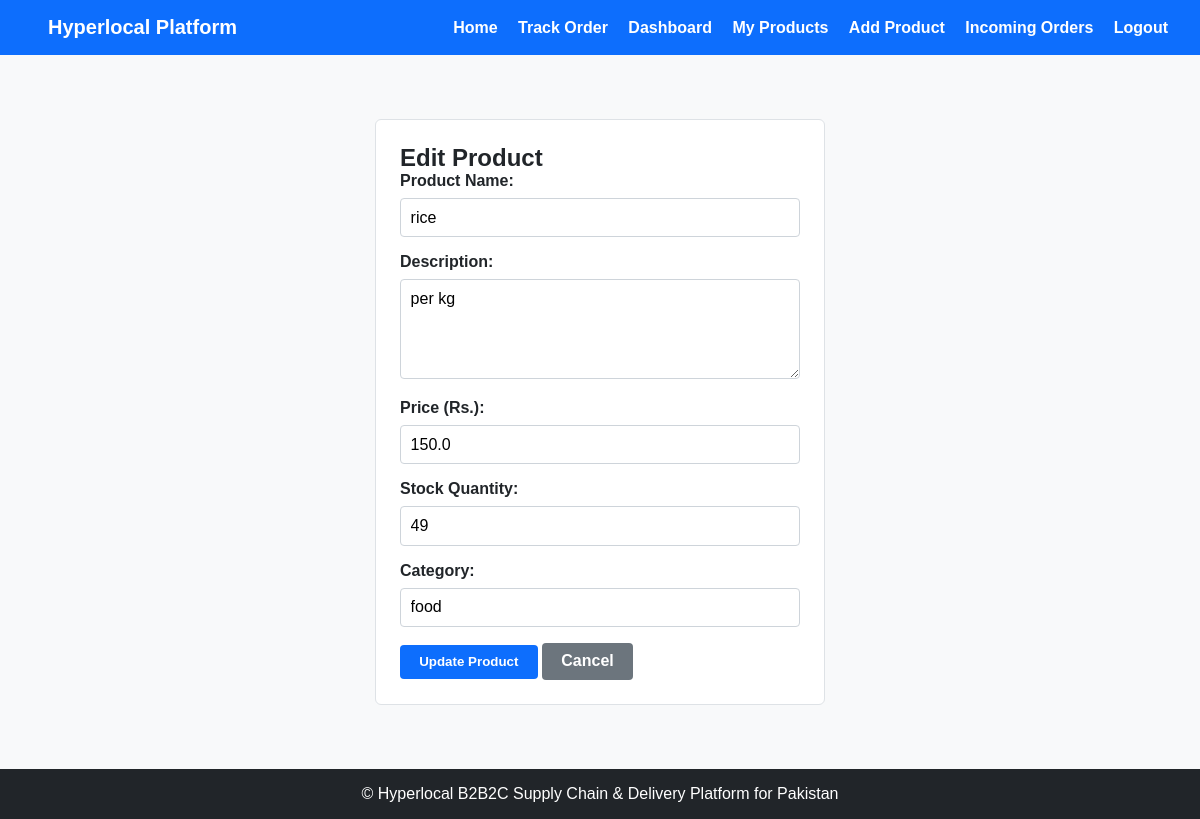
Page /wholesaler/edit-product/3 (signed in) on the earlier database version.
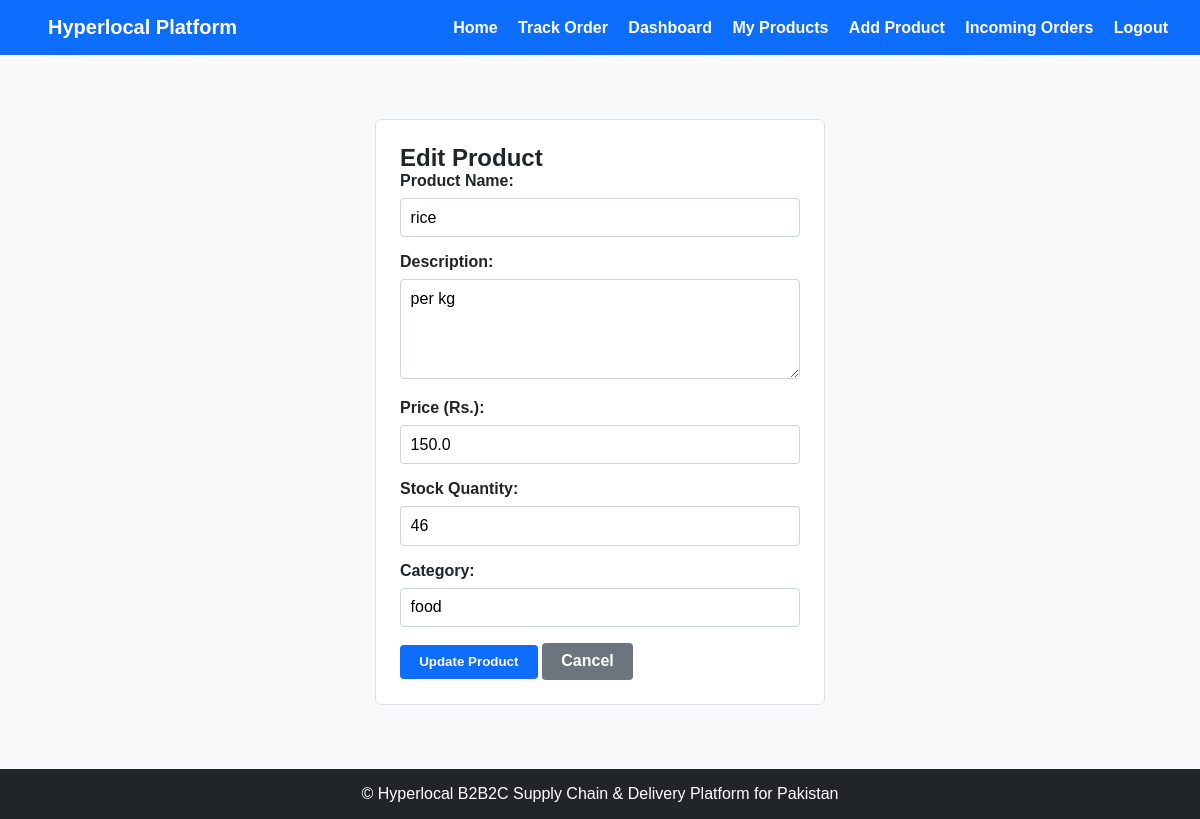
Same page on the later database version.
### tables this page shows
CREATE TABLE products (
            id INTEGER PRIMARY KEY AUTOINCREMENT,
            wholesaler_id INTEGER NOT NULL,
            name TEXT NOT NULL,
            description TEXT NOT NULL,
            price REAL NOT NULL,
            stock INTEGER NOT NULL,
            category TEXT NOT NULL,
            created_at TEXT NOT NULL,
            FOREIGN KEY (wholesaler_id) REFERENCES users(id)
        );

### app.py (the view)
@app.route("/wholesaler/edit-product/<int:product_id>", methods=["GET", "POST"])
def edit_product(product_id):
    if not has_role("Wholesaler"):
        flash("Access denied.", "error")
        return redirect(url_for("login"))
    connection = get_db_connection()
    product = connection.execute("""
        SELECT *
        FROM products
        WHERE id = ? AND wholesaler_id = ?
    """, (product_id, session["user_id"])).fetchone()
    if not product:
        connection.close()
        flash("Product not found.", "error")
        return redirect(url_for("wholesaler_products"))
    if request.method == "POST":
        name = request.form["name"]
        description = request.form["description"]
        price = request.form["price"]
        stock = request.form["stock"]
        category = request.form["category"]
        try:
            connection.execute("""
                UPDATE products
                SET name = ?,
                    description = ?,
                    price = ?,
                    stock = ?,
                    category = ?
                WHERE id = ? AND wholesaler_id = ?
            """, (
                name,
                description,
                price,
                stock,
                category,
                product_id,
                session["user_id"]
            ))
            connection.commit()
            flash("Product updated successfully!", "success")
            return redirect(url_for("wholesaler_products"))
        except Exception as e:
            connection.rollback()
            flash("Failed to update product: " + str(e), "error")
        finally:
            connection.close()
    else:
        connection.close()
    return render_template(
        "wholesaler/edit_product.html",
        product=product
    )

### app.py (called while the page is built)
def is_logged_in():
    return "user_id" in session

def has_role(role):
    return is_logged_in() and session.get("user_role") == role

### database/database.py (called while the page is built)
def get_db_connection():
    connection= sqlite3.connect(DATABASE)
    connection.row_factory = sqlite3.Row
    return connection

### templates/wholesaler/edit_product.html (shortened to what this page needs)
{% extends "base.html" %}
{% block content %}
<div class="form-container">
    <h2>Edit Product</h2>
    <form method="POST" action="/wholesaler/edit-product/{{ product.id }}">
        <div class="form-group">
            <label for="name">Product Name:</label>
            <input
                type="text"
                id="name"
                name="name"
                value= "{{ product.name }}"
                required
            >
        </div>
        <div class="form-group">
            <label for="description">Description:</label>
            <textarea
                id="description"
                name="description"
                required
            >{{ product.description }}</textarea>
        </div>
        <div class="form-group">
            <label for="price">Price (Rs.):</label>
            <input
                type="number"
                id="price"
                name="price"
                value="{{ product.price }}"
                required
            >
        </div>
        <div class="form-group">
            <label for="stock">Stock Quantity:</label>
            <input
                type="number"
                id="stock"
                name="stock"
                value="{{ product.stock }}"
                required
            >
        </div>
        <div class="form-group">
            <label for="category">Category:</label>
            <input
                type="text"
                id="category"
                name="category"
                value="{{ product.category }}"
                required
            >
        </div>
        <button type="submit" class="btn btn-primary">
            Update Product
        </button>
        <a href="/wholesaler/products" class="btn btn-secondary">
            Cancel
        </a>
    </form>
</div>
{% endblock %}

Differences in the rows shown:
changed products "rice": stock "49" → "46"
